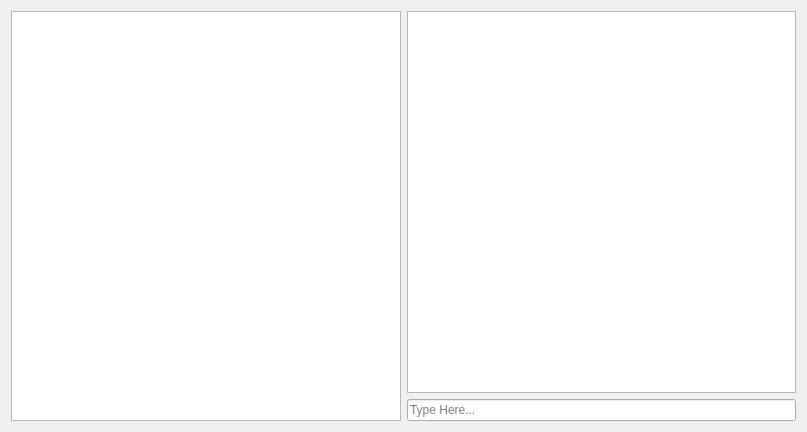
<?xml version="1.0" encoding="UTF-8"?>
<ui version="4.0">
 <class>ChatRoom</class>
 <widget class="QWidget" name="ChatRoom">
  <property name="geometry">
   <rect>
    <x>0</x>
    <y>0</y>
    <width>807</width>
    <height>432</height>
   </rect>
  </property>
  <property name="windowTitle">
   <string>Room Window</string>
  </property>
  <layout class="QHBoxLayout" name="horizontalLayout">
   <item>
    <widget class="QTreeView" name="player_view"/>
   </item>
   <item>
    <layout class="QVBoxLayout" name="verticalLayout_4">
     <item>
      <widget class="QTextEdit" name="chat_history">
       <property name="undoRedoEnabled">
        <bool>false</bool>
       </property>
       <property name="readOnly">
        <bool>true</bool>
       </property>
       <property name="textInteractionFlags">
        <set>Qt::TextSelectableByKeyboard|Qt::TextSelectableByMouse</set>
       </property>
      </widget>
     </item>
     <item>
      <layout class="QHBoxLayout" name="horizontalLayout_3">
       <item>
        <widget class="QLineEdit" name="chat_message">
         <property name="placeholderText">
          <string>Type Here...</string>
         </property>
        </widget>
       </item>
      </layout>
     </item>
    </layout>
   </item>
  </layout>
 </widget>
 <resources/>
 <connections/>
</ui>
